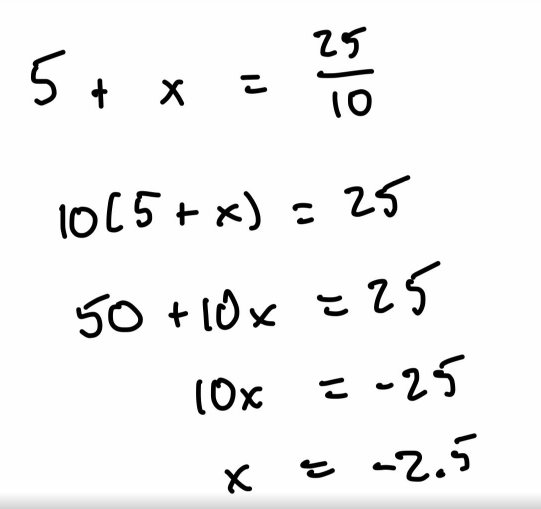
#> input picture segmentation/img/equation.png, 1081 x 1018 px, given in place of img1.jpg, which was not available (shown at 1/2 size)
$ python segmentation.py
#> lines starting #> are read from the running program, lines starting #| are printed output that depends on the picture; after the words box and inside, x2 and y2 are one past the last pixel; in counts of white or black regions, pixels touching at a corner belong together; pictures that were not available may be replaced by others from this repository, and a replacement may not be noted
import matplotlib.pyplot as plt
import numpy as np
import cv2

from pathlib import Path

from dataclasses import dataclass
import typing

# (x, y)
Point = typing.Tuple[int, int]

# (Top Left, Bottom Right)
Rectangle = typing.Tuple[Point, Point]

size = (2048, 2048)
blur = (5, ) * 2
HALO_SIZE = size[0] * 0.05 # px
BORDER_SIZE = int(size[0] * 0.02)
MIN_SEG_AREA = (size[0] * size[1]) * 0.005
MERGE_PASSES = 3

VIZ = True
OUT_PREFIX = ""

class SegmentationContext:
    def __init__(self):
        self.alives = []

    def feed_img(self, img) -> typing.Dict[int, Rectangle]:
        rects = img2rects(img)

        self.alives = tag_segments(self.alives, rects)

        segments = rects2segs(img, self.alives.values())

        alive_segments = {k:v for k,v in zip(self.alives.keys(), segments)}

        for seg_id, segment in alive_segments.items():
            cv2.imwrite(img_out_dir(f"segments/segment_{seg_id}.jpg"), segment)

        return alive_segments

    # [22 lines left out: function get_segmented_img, not called in this run]


id_count = 0
def next_id():
    global id_count
    id_count = id_count + 1
    return id_count

def img_dir(path):
    path = f"segmentation/img/{path}"
    Path(path).parent.mkdir( parents=True, exist_ok=True )
    return path

def img_out_dir(path):
    return img_dir(f"out/{OUT_PREFIX}{path}")

def ex_img(index):
    return f"examples/manual_demo/img{index}.jpg"

def dist(p1, p2):
    return np.sqrt(pow(p2[0] - p1[0], 2) + pow(p2[1] - p1[1], 2))

def rect_area(rect):
    return (rect[1][0] - rect[0][0]) * (rect[1][1] - rect[0][1])

def get_rect_dist(rect1, rect2):
    (t1, l1), (b1, r1) = rect1
    (t2, l2), (b2, r2) = rect2

    left = r2 < l1
    right = r1 < l2
    bottom = b2 < t1
    top = b1 < t2

    if top and left:
        return dist((l1, b1), (r2, t2))
    elif left and bottom:
        return dist((l1, t1), (r2, b2))
    elif bottom and right:
        return dist((r1, t1), (l2, b2))
    elif right and top:
        return dist((r1, b1), (l2, t2))
    elif left:
        return l1 - r2
    elif right:
        return l2 - r1
    elif bottom:
        return t1 - b2
    elif top:
        return t2 - b1
    else:             # rectangles intersect
        return 0.


def merge_collocated_rects(rects: list[np.ndarray[list[int, int]]]):
    new_rects = []

    for rect in rects:
        merged = False

        # Check for overlap with existing rects
        for compare_i in range(len(new_rects)):
            new_rects[compare_i]
            compare_dist = get_rect_dist(rect, new_rects[compare_i])

            if compare_dist < HALO_SIZE:
                # Found overlap. Merge rectangles
                (t1, l1), (b1, r1) = rect
                (t2, l2), (b2, r2) = new_rects[compare_i]

                new_rects[compare_i] = np.array([
                    [min(t1, t2), min(l1, l2)],
                    [max(b1, b2), max(r1, r2)]
                ])

                merged = True
                break
            # What is the distance between them. Is it less than threshold
            pass

        if not merged:
            new_rects.append(rect)

    return new_rects

## Turn a list of rectangles into an image mask
## A rectangle is [[top, left], [bottom, right]]
def rect_mask(rects, index):
    mask = np.zeros(size, np.uint8)
    outline_mask = np.zeros(size, np.uint8)
    radi = []

    for rect in rects:
        mask = cv2.rectangle(mask, rect[0], rect[1], 255, -1)

        radi.append(np.array([
            [int(rect[0][0] - HALO_SIZE), int(rect[0][1] - HALO_SIZE)],
            [int(rect[1][0] + HALO_SIZE), int(rect[1][1] + HALO_SIZE)],
        ]))


    if VIZ:
        masked = np.zeros(size, np.uint8)
        for rect, radius in zip(rects, radi):
            masked = cv2.rectangle(masked, rect[0], rect[1], 255, -1)
            masked = cv2.rectangle(masked, radius[0], radius[1], 255, 1)

        cv2.imwrite(img_out_dir(f"masked_{index}.jpg"), masked)

    return mask

def normalize_img(img):
    img = cv2.cvtColor(img, cv2.COLOR_BGR2RGB)
    img = cv2.resize(img, size)

    return img


def img2cnt(img):
    blurred = cv2.blur(img, blur)

    gray = cv2.cvtColor(blurred, cv2.COLOR_RGB2GRAY)
    # _, thresh = cv2.threshold(gray, np.mean(gray), 255, cv2.THRESH_BINARY_INV)
    thresh = cv2.adaptiveThreshold(
        gray,
        255,
        cv2.ADAPTIVE_THRESH_GAUSSIAN_C,
        cv2.THRESH_BINARY,
        11,
        2
    )

    edges = cv2.Canny(thresh, 0, 255)
    edges = cv2.dilate(edges, None)

    if VIZ:
        cv2.imwrite(img_out_dir("blurred.jpg"), blurred)
        cv2.imwrite(img_out_dir("gray.jpg"), gray)
        cv2.imwrite(img_out_dir("thresh.jpg"), thresh)
        cv2.imwrite(img_out_dir("edges.jpg"), edges)

    # Lead with largest contour area to increase collocation effectivity
    return sorted(cv2.findContours(edges, cv2.RETR_LIST, cv2.CHAIN_APPROX_SIMPLE)[-2], key=cv2.contourArea)[::-1]

def cnts2rects(cnts):
    rects = []

    for cnt in cnts:
        top = left = size[0]
        bottom = right = 0

        for pnt in cnt:
            y, x = pnt[0]
            top     = min(y, top)
            left    = min(x, left)

            bottom  = max(y, bottom)
            right   = max(x, right)

        rects.append(np.array([
            [top, left],
            [bottom, right],
        ]))

    return rects

def rects2segs(img, rects):
    img = normalize_img(img)

    # Create a cropped segment image for each rectangle
    segments = []

    for rect in rects:
        t = min(max(rect[0][1] - BORDER_SIZE, 0), size[0])
        b = min(max(rect[1][1] + BORDER_SIZE, 0), size[0])
        l = min(max(rect[0][0] - BORDER_SIZE, 0), size[0])
        r = min(max(rect[1][0] + BORDER_SIZE, 0), size[0])

        segments.append(img[
            t:b,
            l:r
        ])

    return segments

def img2rects(img):
    img = normalize_img(img)

    # Edge and contour mapping
    cnts = img2cnt(img)

    # Define contours as large rectangle sections
    rects = cnts2rects(cnts)

    # Merge collocated rectangles in XX passes
    mask = rect_mask(rects, 0)

    for i in range(MERGE_PASSES):
        rects = merge_collocated_rects(rects)
        mask = rect_mask(rects, i + 1)

    dst = cv2.bitwise_and(img, img, mask=mask)
    segmented = cv2.cvtColor(dst, cv2.COLOR_BGR2RGB)

    cv2.imwrite(img_out_dir("img.jpg"), img)

    if VIZ:
        cv2.imwrite(img_out_dir(f"segmented.jpg"), segmented)

    return rects

# [8 lines left out: function combine_rect, not called in this run]


def tag_segments(alive_segments, segments):
    # Remove any segments with areas too small
    segments = [segment for segment in segments if (rect_area(segment) > MIN_SEG_AREA)]

    id2seg = {next_id(): segment for segment in segments}
    mapping = {}

    for segment_id, segment in id2seg.items():
        mapping[segment_id] = []

        for alive_id in alive_segments:
            if get_rect_dist(segment, alive_segments[alive_id]) < HALO_SIZE * 0.1:
                mapping[segment_id].append(alive_id)

    new_alive = {}

    multi = {}
    consume_mapping = {}
    for new_id, overlap_ids in mapping.items():
        n = len(overlap_ids)

        # If a new segment doesn't overlap, its a segment alone
        if n == 0:
            new_alive[new_id] = id2seg[new_id]
        # If a new segment only overlaps 1, it should be consumed by the original
        elif n == 1:
            overlap_id = overlap_ids[0]
            if overlap_id not in consume_mapping:
                consume_mapping[overlap_id] = [new_id]
            else:
                consume_mapping[overlap_id].append(new_id)
        # Otherwise, the new segment is consuming two old segments at a later stage
        elif n > 2:
            multi[new_id] = overlap_ids

    # Let the old regions consume the mappings
    for owner_id, consume_ids in consume_mapping.items():
        new_seg = id2seg[consume_ids[0]]
        for consume_id in consume_ids:
            new_seg = combine_rect(new_seg, id2seg[consume_id])

        new_alive[owner_id] = new_seg

    return new_alive

# [13 lines left out: function WhiteboardEx, not called in this run]


def RunManualDemo():
    # Load the demo images in order
    EXAMPLE_IMGS = 9
    example_imgs = [cv2.imread(ex_img(i + 1)) for i in range(EXAMPLE_IMGS)]
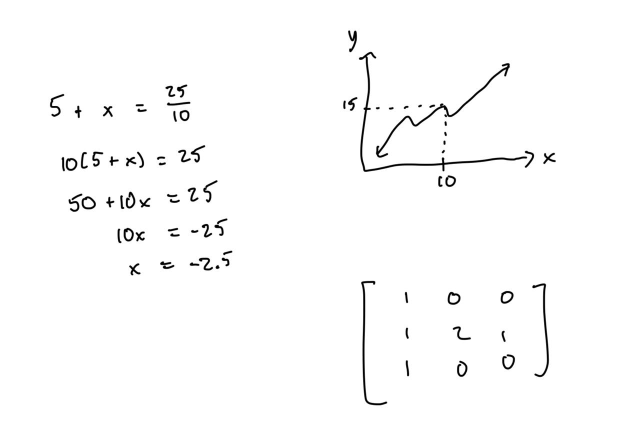
#> input picture segmentation/img/whiteboard.jpg, 1280 x 871 px, given in place of img2.jpg, which was not available (shown at 1/2 size)
#> example_imgs = 9 items

    segContext = SegmentationContext()

    for i, img in enumerate(example_imgs):
        global OUT_PREFIX
        OUT_PREFIX = f"src{i}/"

        alive_segments = segContext.feed_img(img)

        for seg_id, segment in alive_segments:
            cv2.imwrite(img_out_dir(f"segments/segment_{seg_id}.jpg"), segment)
#> this loop made 1 pass
#> OUT_PREFIX on pass 1: 'src0/'
#> pass 1, in normalize_img, `img = cv2.resize(img, size)`:
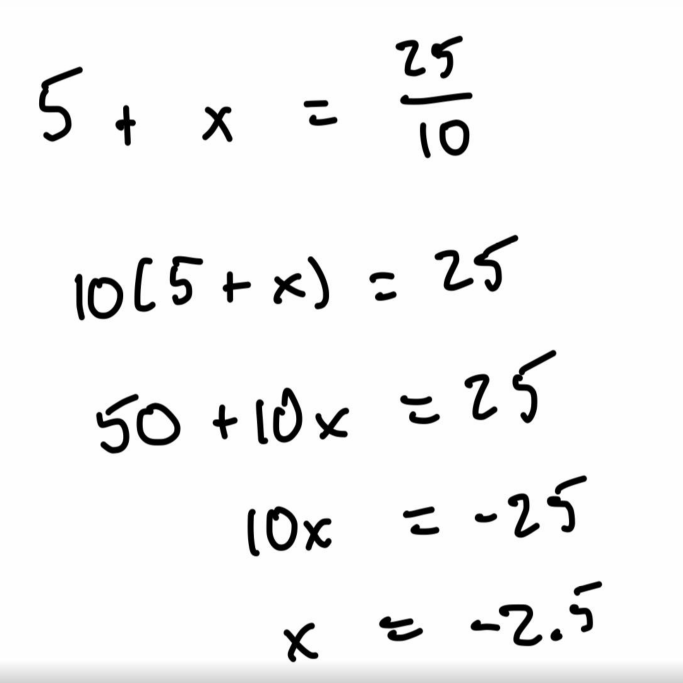
#> img: shape (2048, 2048, 3) (shown at 1/3 size); min 0, max 255, mean 242.9
#> pass 1, in img2cnt, `thresh = cv2.adaptiveThreshold( gray, 255, cv2.ADAPTIVE_THRESH_GAUSSIA..`:
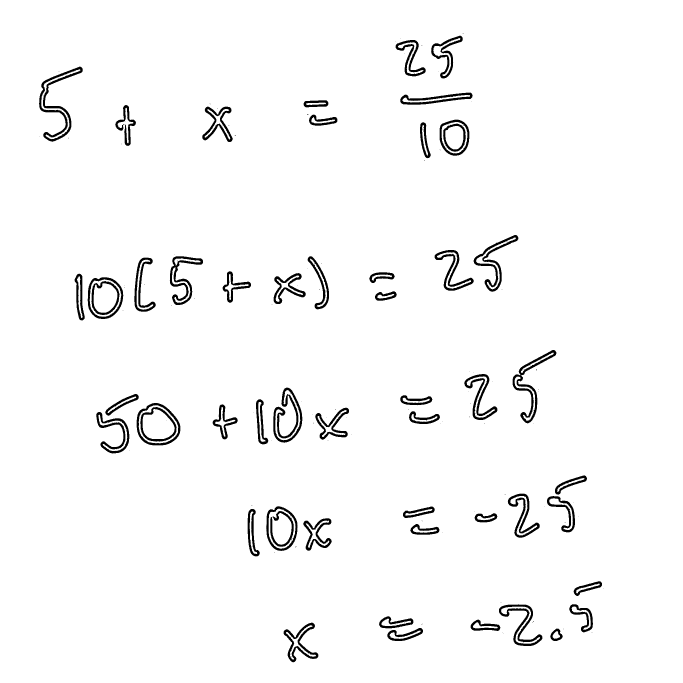
#> thresh: shape (2048, 2048) (shown at 1/3 size); 97.1% white; 155 black regions (102 under 20 px), largest, box (x1, y1, x2, y2) and area: (117, 200, 248, 425) 5324, (1538, 1050, 1669, 1270) 4577, (820, 1163, 907, 1328) 4449


def Main():
    RunManualDemo()

if __name__ == "__main__":
#> (the run stopped early here; a loop or call above may not have finished)
